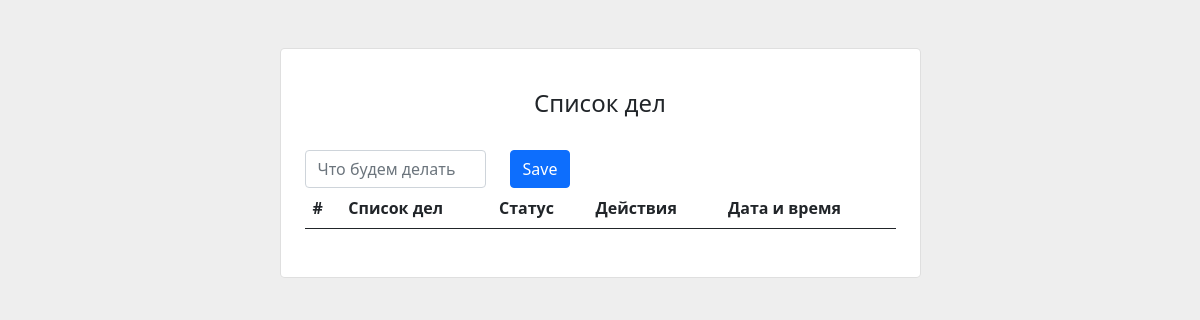
Before: / with the older database file.
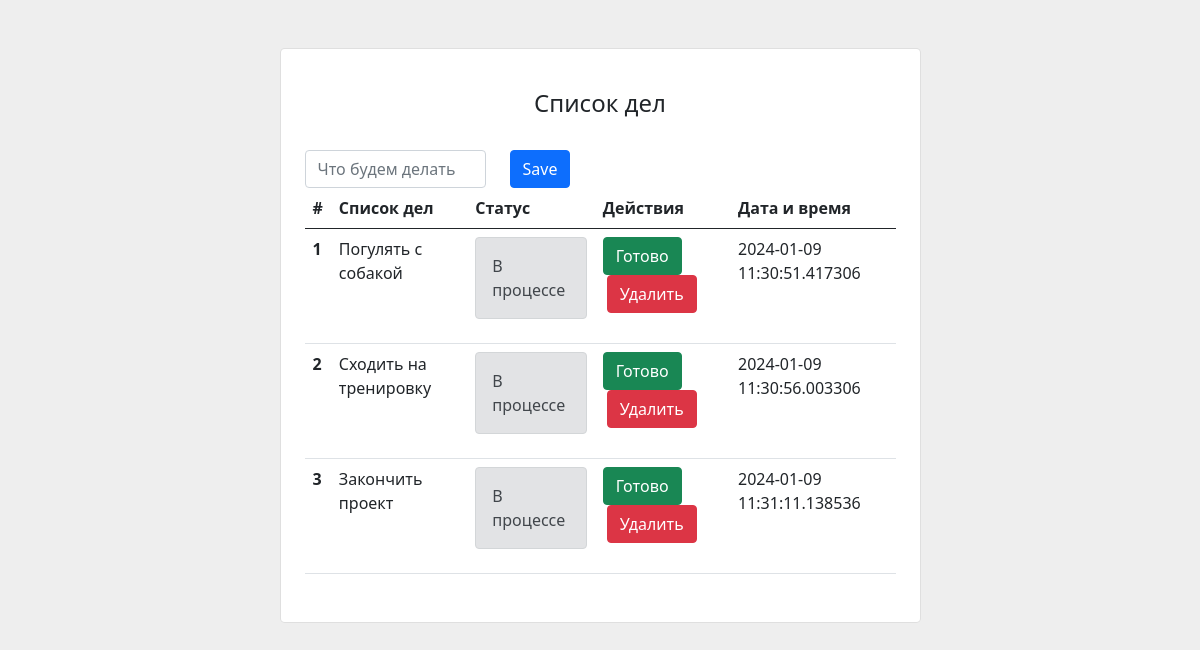
After: the same page with the newer database file.
### models.py (models this page shows)
class Todo(Base):
    __tablename__ = "todos"
    id = Column(Integer, primary_key=True, index=True)
    title = Column(String)
    complete = Column(Boolean, default=False)
    date = Column(String)
    times = Column(String)

### main.py (the view)
@app.get("/")
def home(request: Request, db: Session = Depends(get_db)):
    todos = db.query(models.Todo).all()
    return templates.TemplateResponse("index.html",
                                      {"request": request, "todo_list": todos})

### templates/index.html (shortened to what this page needs)
<!DOCTYPE html>
<html lang="en">
<head>
<link rel="stylesheet" href="https://cdn.jsdelivr.net/npm/bootstrap@5.0.2/dist/css/bootstrap.min.css">
</head>
<body>
<section class="vh-100" style="background-color: #eee;">
  <div class="container py-5 h-90">
    <div class="row d-flex justify-content-center align-items-center h-90">
      <div class="col col-lg-9 col-xl-7">
        <div class="card rounded-3">
          <div class="card-body p-4">
            <h4 class="text-center my-3 pb-3">Список дел</h4>
            <form id="myForm" class="row" action="/add" method="post">
              <div class="col-4">
                <div class="form-outline">
                  <input type="text" id="title" name="title" class="form-control" placeholder="Что будем делать"/>
                </div>
              </div>
              <div class="col-6">
                <button type="submit" class="btn btn-primary">Save</button>
              </div>
            </form>
            <table class="table mb-4">
                <thead>
                    <tr>
                      <th scope="col">#</th>
                      <th scope="col">Список дел</th>
                      <th scope="col">Статус</th>
                      <th scope="col">Действия</th>
                      <th scope="col">Дата и время</th>
                    </tr>
                </thead>
                <tbody>
                    {% for todo in todo_list %}
                    <tr>
                      <th scope="row">{{todo.id }}</th>
                      <td>{{ todo.title }}</td>
                      <td>
                        {% if todo.complete == False %}
                        <div class="alert alert-secondary" role="alert">В процессе</div>
                        {% else %}
                        <div class="alert alert-success" role="alert">Выполнено</div>
                        {% endif %}
                      </td>
                      <td>
                        <a class="btn btn-success" href="/update/{{ todo.id }}">Готово</a>
                        <a class="btn btn-danger ms-1" href="/delete/{{ todo.id }}">Удалить</a>
                      </td>
                      <td>{{ todo.date }}</td>
                    </tr>
                    {% endfor %}
                </tbody>
            </table>
          </div>
        </div>
      </div>
    </div>
  </div>
</section>
</body>
</html>

Changed rows visible on the page:
added Todo: id "1", title "Погулять с собакой", complete "В процессе", date "2024-01-09 11:30:51.417306"
added Todo: id "2", title "Сходить на тренировку", complete "В процессе", date "2024-01-09 11:30:56.003306"
added Todo: id "3", title "Закончить проект", complete "В процессе", date "2024-01-09 11:31:11.138536"
